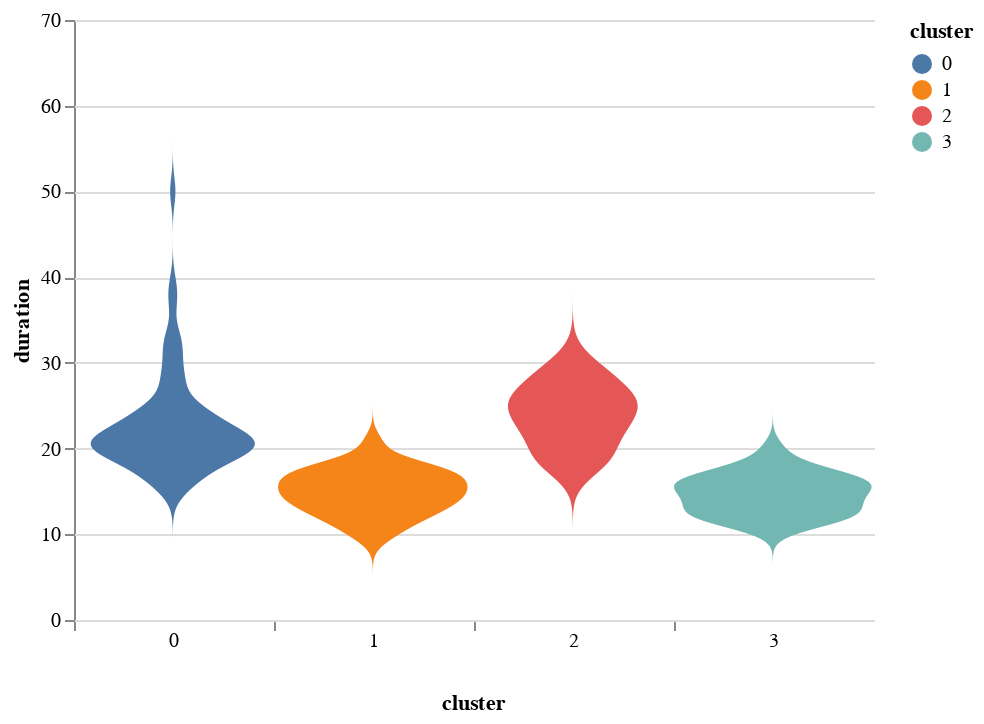

This figure's notebook cell:
### Code cell
from traffic.core import Traffic
from artefact.utils import duration_cumdist_flight
from artefact.plot import dur_dist_plot

dur_dist = duration_cumdist_flight(outliers)
dur_dist_plot(dur_dist)

### Figure 1 — Vega-Lite specification as saved in the notebook (floating-point values rounded to 4 significant figures; data arrays with more than 128 entries replaced by an {"elided": "..."} marker saying what was removed)
{"config": {"view": {"continuousWidth": 400, "continuousHeight": 300, "stroke": null}, "facet": {"spacing": 0}}, "data": {"name": "data-e2cf9ae6d27115133dc6b5a68a74c623"}, "mark": {"type": "area", "orient": "horizontal"}, "encoding": {"color": {"type": "nominal", "field": "cluster"}, "column": {"type": "nominal", "field": "cluster", "header": {"labelOrient": "bottom", "labelPadding": 0, "titleOrient": "bottom"}}, "x": {"type": "quantitative", "axis": {"grid": false, "labels": false, "ticks": true, "values": [0]}, "field": "density", "impute": null, "stack": "center", "title": null}, "y": {"type": "quantitative", "field": "duration"}}, "transform": [{"density": "duration", "extent": [0, 70], "groupby": ["cluster"], "as": ["duration", "density"]}], "width": 100, "$schema": "https://vega.github.io/schema/vega-lite/v4.0.0.json", "datasets": {"data-e2cf9ae6d27115133dc6b5a68a74c623": {"elided": "221 records"}}}
